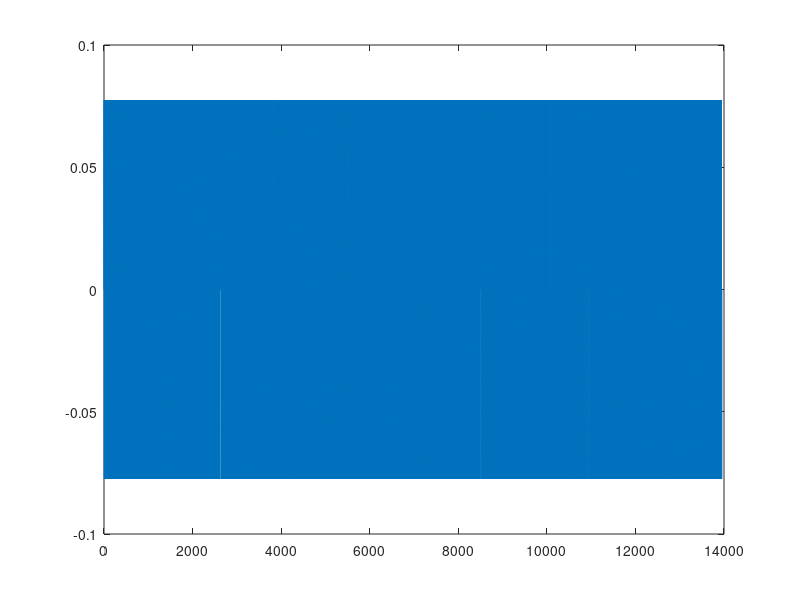

Here is the MATLAB script that generated this plot: (Note: this script raises an error after producing the figure.)
% This notebook is to build a noise array and denoise it. The peaks will be
% used to measure a threhold.
n = 2; %<============== set noise frequency
scanrate = 15.5;  %<============== set scanrate
noiseLength = 15;  %<=========== set test minutes
blockunit = 0.005;  %<========= block distance unit. m/s

noise = zeros(1, noiseLength*60*scanrate);
spaceidx = round(linspace(1,length(noise), noiseLength*60*n*2+1));
flag = 1;
for i = 2:length(spaceidx)
    noise(randi([spaceidx(i-1), spaceidx(i)],1)) = flag * scanrate * blockunit;
    flag = flag * -1;
end
plot(noise);

% Gaussian filter====
gaussWidth = 1;
gaussSigma = 0.26;
gaussFilt = MakeGaussFilt( gaussWidth, 0, gaussSigma, scanrate );
noise_filtered = filtfilt( gaussFilt, 1, noise);
noise_filtered_bint_abs = abs(bint1D(noise_filtered, floor(scanrate)));
noise_filtered_abs_bint = bint1D(abs(noise_filtered), floor(scanrate));
subplot(2,1,1)
plot(noise);
hold on
plot(noise_filtered);
hold off
legend({'noise', 'filtered noise'});
ylabel('speed (m/s)');
xlabel('time course (min)');
xticks([0:scanrate*60*5:length(noise)]);
xticklabels([0:5:length(noise)/60]);
title('Set threshold of running speed');

subplot(2,1,2)
plot(noise_filtered_bint_abs);
hold on
plot(noise_filtered_abs_bint);
hold off
legend({'absolute after bint','bint after absolute'} );
ylabel('speed (m/s)');
xlabel('time course (min)');
xticks([0:60*5:length(noise_filtered_bint_abs)]);
xticklabels([0:5:length(noise_filtered_bint_abs)/60]);
title('Set threshold of running speed');

% measure threshold by calculate 99 quantile of the peaks ==========
testarray = noise_filtered_abs_bint;
noisepeak = diff(testarray); %<===== choose which array

noisepeakidx1 = find(noisepeak > 0);
noisepeakidx2 = find(noisepeak < 0) - 1;
noisepeakidx = intersect(noisepeakidx1, noisepeakidx2)+1;
threshold = pctl(testarray(noisepeakidx), 99);
sprintf('threshold: %s', threshold)
plot(testarray);
hold on
yline(threshold, '-.r');
hold off
ylim([0,1.5*threshold]);
lgd = legend({'noise', 'threshold'}, 'location', 'north');
legend('boxoff');
lgd.NumColumns = 2;
ylabel('speed (m/s)');
xlabel('time course (min)');
xticks([0:60*5:length(testarray)]);
xticklabels([0:5:length(testarray)/60]);
title('Set threshold of running speed');